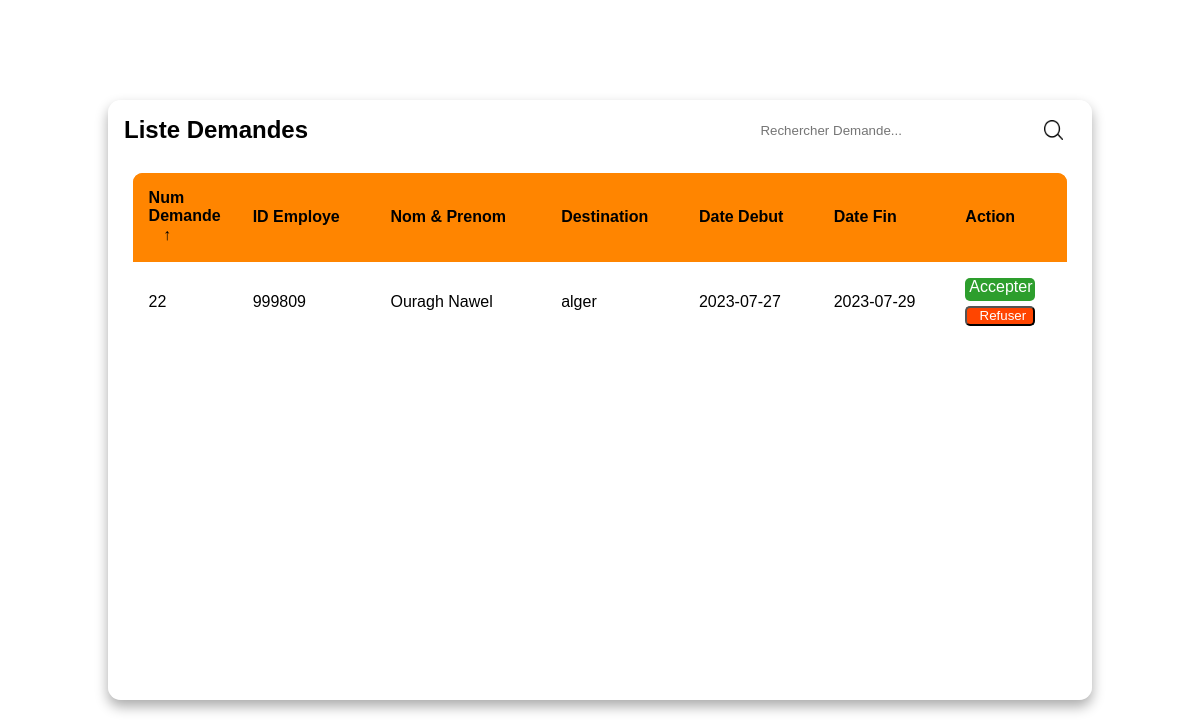
Screenshot of /view/notificationview.php with the database file from the repository.
### tables this page shows
CREATE TABLE `demande` (
  `num_demande` int(11) NOT NULL,
  `id_employe` int(20) NOT NULL,
  `nom` varchar(50) DEFAULT NULL,
  `prenom` varchar(50) DEFAULT NULL,
  `service` varchar(20) NOT NULL,
  `date` date NOT NULL,
  `distance` varchar(10) NOT NULL,
  `cause` varchar(10) NOT NULL,
  `destination` varchar(255) DEFAULT NULL,
  `date_debut` date NOT NULL,
  `heure_debut` time DEFAULT NULL,
  `date_fin` date NOT NULL,
  `heure_fin` time DEFAULT NULL,
  `etat` varchar(20) NOT NULL
);

### database/db.php (called while the page is built)
<?php
   class db{
      static public function connect(){
      	$db= new PDO("mysql:host=localhost;dbname=parc_automobile",
        "root","");
      	$db->exec("set names utf8");
      	$db->setAttribute(PDO::ATTR_ERRMODE,PDO::ERRMODE_WARNING);
      	return $db;
      }
   }
 ?>

### model/notification.php (called while the page is built, shortened)
<?php
require_once(__DIR__ . "/../database/db.php");
     class notification{
      static public function alldemandes(){
        $stmt = db::connect()->prepare("SELECT * FROM demande WHERE etat = 'en attente'");
        $stmt ->execute();
        return $stmt->fetchAll();
      }
  }
 ?>

### controller/notificationcont.php (called while the page is built, shortened)
<?php
require_once(__DIR__ . "/../model/notification.php");
class notificationcont{
	public function getalldemandes(){
		 $demande= notification::alldemandes();
		 return $demande;
	}
}
  ?>

### view/notificationview.php (the view, shortened to what this page needs)
<?php
   require_once(__DIR__ . "/../controller/notificationcont.php");
              $data= new notificationcont();
              $demandes= $data->getalldemandes();
 ?>
<body>
    <main class="table" id="table">
        <section class="table__header">
            <h1>Liste Demandes</h1>
            <div class="input-group">
                <input type="search" placeholder="Rechercher Demande...">
                <img src="images/search.png" alt="">
            </div>
        </section>
        <section class="table__body">
            <table>
                <thead>
                    <tr style="background-color: #ff8500;">
                        <th style="width:40px;"> Num Demande <span class="icon-arrow">&UpArrow;</span></th>
                        <th>ID Employe </th>
                        <th>Nom & Prenom</th>
                        <th>destination </th>
                        <th> Date Debut </th>
                        <th> Date Fin </th>
                        <th> action </th>
                    </tr>
                </thead>
                <tbody>
                    <?php foreach ($demandes as $demande): ?>
                        <tr>
                           <td><?php echo $demande['num_demande']  ?></td>
                           <td><?php echo $demande['id_employe']  ?></td>
                           <td><?php echo $demande['nom'] . ' ' . $demande['prenom']; ?></td>
                           <td><?php echo $demande['destination']  ?></td>
                           <td><?php echo $demande['date_debut']  ?></td>
                           <td><?php echo $demande['date_fin']  ?></td>
                           <td>
                            <form method="POST">
                             <p onclick="accepter(this)" class="btn" style="width:70px;height: 23px; cursor: pointer; background-color: #2d9e2d; border-radius: 5px;color: white; padding-left:4px ; margin-bottom: 5px;">Accepter</p>
                            </form>
                             <input type="button" class="btn" name="ref" value="Refuser" onclick="refuser(this)" style="width:70px;height: 20px; cursor: pointer; background-color:orangered;color: white; padding-left: 5px; border-radius: 5px;"/>
                           </td>
                       </tr>
                      <?php endforeach;?>
                </tbody>
            </table>
        </section>
    </main>
</body>

### view/notificationview.php (style rules this page uses)
* { margin: 0; padding: 0; box-sizing: border-box; font-family: sans-serif; }
body { min-height: 100vh; display: flex; justify-content: center; align-items: center; }
main.table { width: 82vw; height: 75vh; background-color: #fff5; backdrop-filter: blur(7px); box-shadow: 0 .4rem .8rem #0005; border-radius: .8rem; overflow: hidden; }
.table__header { width: 100%; height: 10%; background-color: #fff4; padding: .8rem 1rem; display: flex; justify-content: space-between; align-items: center; }
.table__header .input-group { width: 35%; height: 150%; background-color: #fff5; padding: 0 .8rem; border-radius: 2rem; display: flex; justify-content: center; align-items: center; transition: .2s; }
.table__header .input-group img { width: 1.2rem; height: 1.2rem; }
.table__header .input-group input { width: 100%; padding: 0 .5rem 0 .3rem; background-color: transparent; border: none; outline: none; }
.table__body { width: 95%; max-height: calc(89% - 1.6rem); background-color: #fffb; margin: .8rem auto; border-radius: .6rem; overflow: auto; overflow: overlay; }
table { width: 100%; }
table, th, td { border-collapse: collapse; padding: 1rem; text-align: left; }
thead th { position: sticky; top: 0; left: 0; background-color: #ff8500; cursor: pointer; text-transform: capitalize; }
tbody tr { --delay: .1s; transition: .5s ease-in-out var(--delay), background-color 0s; }
tbody tr td, tbody tr td p, tbody tr td img { transition: .2s ease-in-out; }
thead th span.icon-arrow { display: inline-block; width: 1.3rem; height: 1.3rem; border-radius: 50%; border: 1.4px solid transparent; text-align: center; font-size: 1rem; margin-left: .5rem; transition: .2s ease-in-out; }

### rows the page displays
demande: num_demande "22", id_employe "999809", nom "Ouragh", prenom "Nawel", destination "alger", date_debut "2023-07-27", date_fin "2023-07-29"
